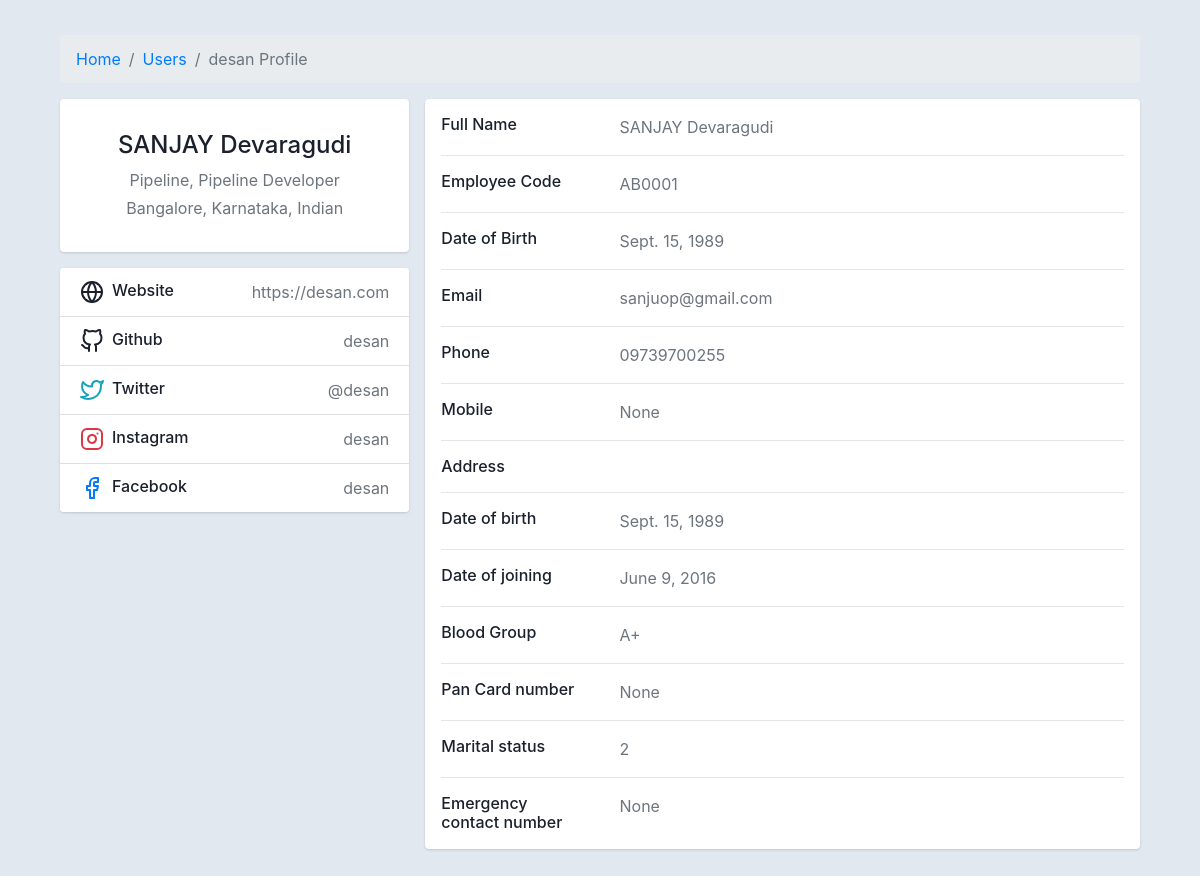
The page /users/AB0001/ on the database as committed earlier.
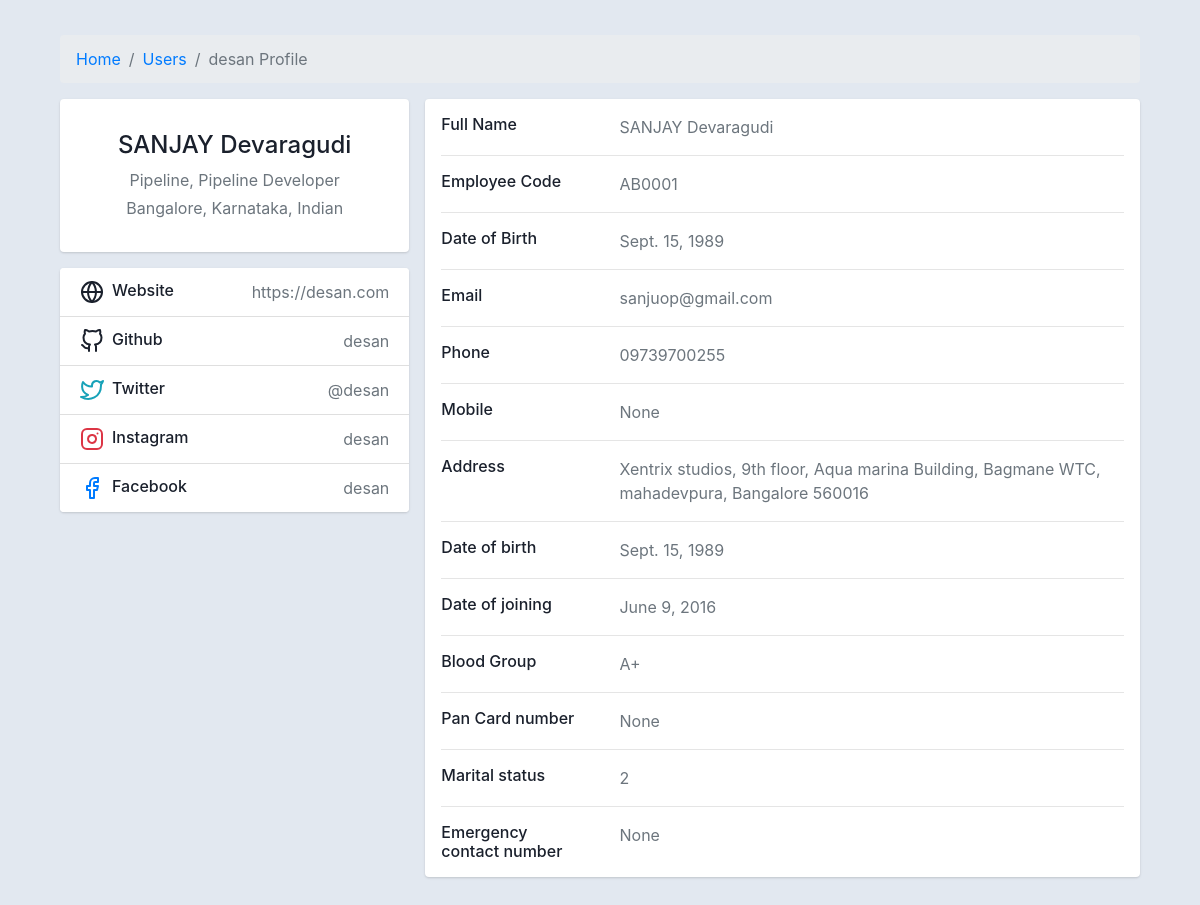
The same page on the database as committed later.
### userprofile/models.py (models this page shows, shortened)
class Profile(models.Model):
    MARITAL_STATUS_CHOICES = (
        ("1", 'Single'),
        ("2", 'Married'),
        ("3", 'Widowed'),
        ("4", 'Divorced'),
        ("5", 'Engaged')
    )
    GENDER_CHOICES = (
        ("1", 'MALE'),
        ("2", 'FEMALE'),
        ("3", 'OTHER')
    )
    user = models.OneToOneField(User, on_delete=models.CASCADE)
    image = models.ImageField(upload_to=user_image_path, default='media/default.png', null=True, blank=True,)
    employee_code = models.CharField(max_length=20, unique=True)
    middle_name = models.CharField(max_length=200, null=True, blank=True,)
    department = models.ForeignKey(Department, default=1, verbose_name='emp_department', on_delete=models.SET_DEFAULT)
    designation = models.CharField(max_length=50)
    skill_level = models.CharField(max_length=10)
    date_of_birth = models.DateField()
    birth_place = models.CharField(max_length=200)
    current_location = models.CharField(max_length=20)
    date_of_joining = models.DateField()
    gender = models.CharField(max_length=10, choices=GENDER_CHOICES)
    blood_group = models.CharField(max_length=10)
    alternate_email_id = models.EmailField(blank = True, null=True, max_length=50)
    permanent_address = models.TextField(null=True, blank = True)
    current_address = models.TextField(null=True, blank = True)
    personal_phone_number = models.CharField(max_length=50)
    alternate_phone_number = models.CharField(max_length=50, null=True, blank=True,)
    nationality = models.CharField(max_length=50, default="Indian")
    state = models.CharField(max_length=50, default="Karnataka")
    pan_number = models.CharField(max_length=50, null=True, blank=True,)
    passport_number = models.CharField(max_length=50, null=True, blank=True,)
    father_name = models.CharField(max_length=300, null=True, blank=True,)
    mother_name = models.CharField(max_length=300, null=True, blank=True,)
    marital_status = models.CharField(max_length=300, choices=MARITAL_STATUS_CHOICES, null=True, blank=True,)
    spouse_name = models.CharField(max_length=300, null=True, blank=True,)
    emergency_contact_number_1 = models.CharField(max_length=40, null=True, blank=True,)
    emergency_contact_number_2 = models.CharField(max_length=40, null=True, blank=True,)
    project_assigned = models.CharField(max_length=40, null=True, blank=True,)
    updated = models.DateTimeField(auto_now=True, auto_now_add=False)
    timestamp = models.DateTimeField(auto_now=False, auto_now_add=True)
    def get_full_name(self):
        return self.user.first_name + ' ' + self.user.last_name

class Department(models.Model):
    department = models.CharField(max_length=200)
    short_name = models.CharField(max_length=20, null=True, blank=True)
    department_type = models.CharField(max_length=20)
    updated = models.DateTimeField(auto_now=True, auto_now_add=False)
    timestamp = models.DateTimeField(auto_now=False, auto_now_add=True)
    def __str__(self):
        return self.department

### userprofile/views.py (the view)
# urls.py: path('<employee_code>/', UserDetail.as_view(), name="user_detail"),
class UserDetail(DetailView):
    context_object_name = 'user'
    model = Profile
    template_name = 'userprofile/user_detail.html'
    def get_object(self):
        return get_object_or_404(Profile, employee_code=self.kwargs["employee_code"])

### userprofile/templates/userprofile/user_detail.html (shortened to what this page needs)
<!DOCTYPE html>
<html lang="en">
<head>
    <link href="http://netdna.bootstrapcdn.com/bootstrap/4.4.1/css/bootstrap.min.css" rel="stylesheet">
</head>
<body>
<div class="container">
    <div class="main-body">
          <nav aria-label="breadcrumb" class="main-breadcrumb">
            <ol class="breadcrumb">
              <li class="breadcrumb-item"><a href="index.html">Home</a></li>
              <li class="breadcrumb-item"><a href="{% url 'users_list' %}">Users</a></li>
              <li class="breadcrumb-item active" aria-current="page">{{user.user.username}} Profile</li>
            </ol>
          </nav>
          <div class="row gutters-sm">
            <div class="col-md-4 mb-3">
              <div class="card">
                <div class="card-body">
                  <div class="d-flex flex-column align-items-center text-center">
                    <div class="mt-3">
                      <h4>{{user.get_full_name}}</h4>
                      <p class="text-secondary mb-1">{{user.department}}, {{user.designation}}</p>
                      <p class="text-muted font-size-sm">{{user.current_location}}, {{user.state}}, {{user.nationality}}</p>
                    </div>
                  </div>
                </div>
              </div>
              <div class="card mt-3">
                <ul class="list-group list-group-flush">
                  <li class="list-group-item d-flex justify-content-between align-items-center flex-wrap">
                    <h6 class="mb-0">Website</h6>
                    <span class="text-secondary">https://{{user.user.username}}.com</span>
                  </li>
                  <li class="list-group-item d-flex justify-content-between align-items-center flex-wrap">
                    <h6 class="mb-0">Github</h6>
                    <span class="text-secondary">{{user.user.username}}</span>
                  </li>
                  <li class="list-group-item d-flex justify-content-between align-items-center flex-wrap">
                    <h6 class="mb-0">Twitter</h6>
                    <span class="text-secondary">@{{user.user.username}}</span>
                  </li>
                  <li class="list-group-item d-flex justify-content-between align-items-center flex-wrap">
                    <h6 class="mb-0">Instagram</h6>
                    <span class="text-secondary">{{user.user.username}}</span>
                  </li>
                  <li class="list-group-item d-flex justify-content-between align-items-center flex-wrap">
                    <h6 class="mb-0">Facebook</h6>
                    <span class="text-secondary">{{user.user.username}}</span>
                  </li>
                </ul>
              </div>
            </div>
            <div class="col-md-8">
              <div class="card mb-3">
                <div class="card-body">
                  <div class="row">
                    <div class="col-sm-3">
                      <h6 class="mb-0">Full Name</h6>
                    </div>
                    <div class="col-sm-9 text-secondary">
                      {{user.get_full_name}}
                    </div>
                  </div>
                  <hr>
                  <div class="row">
                    <div class="col-sm-3">
                      <h6 class="mb-0">Employee Code</h6>
                    </div>
                    <div class="col-sm-9 text-secondary">
                      {{user.employee_code}}
                    </div>
                  </div>
                  <hr>
                  <div class="row">
                    <div class="col-sm-3">
                      <h6 class="mb-0">Date of Birth</h6>
                    </div>
                    <div class="col-sm-9 text-secondary">
                      {{user.date_of_birth}}
                    </div>
                  </div>
                  <hr>
                  <div class="row">
                    <div class="col-sm-3">
                      <h6 class="mb-0">Email</h6>
                    </div>
                    <div class="col-sm-9 text-secondary">
                      {{user.user.email}}
                    </div>
                  </div>
                  <hr>
                  <div class="row">
                    <div class="col-sm-3">
                      <h6 class="mb-0">Phone</h6>
                    </div>
                    <div class="col-sm-9 text-secondary">
                      {{user.personal_phone_number}}
                    </div>
                  </div>
                  <hr>
                  <div class="row">
                    <div class="col-sm-3">
                      <h6 class="mb-0">Mobile</h6>
                    </div>
                    <div class="col-sm-9 text-secondary">
                      {{user.alternate_phone_number}}
                    </div>
                  </div>
                  <hr>
                  <div class="row">
                    <div class="col-sm-3">
                      <h6 class="mb-0">Address</h6>
                    </div>
                    <div class="col-sm-9 text-secondary">
                      {{user.current_address  }}
                    </div>
                  </div>
                  <hr>
                  <div class="row">
                    <div class="col-sm-3">
                      <h6 class="mb-0">Date of birth</h6>
                    </div>
                    <div class="col-sm-9 text-secondary">
                      {{user.date_of_birth  }}
                    </div>
                  </div>
                  <hr>
                  <div class="row">
                    <div class="col-sm-3">
                      <h6 class="mb-0">Date of joining</h6>
                    </div>
                    <div class="col-sm-9 text-secondary">
                      {{user.date_of_joining}}
                    </div>
                  </div>
                  <hr>
                  <div class="row">
                    <div class="col-sm-3">
                      <h6 class="mb-0">Blood Group</h6>
                    </div>
                    <div class="col-sm-9 text-secondary">
                      {{user.blood_group}}
                    </div>
                  </div>
                  <hr>
                  <div class="row">
                    <div class="col-sm-3">
                      <h6 class="mb-0">Pan Card number</h6>
                    </div>
                    <div class="col-sm-9 text-secondary">
                      {{user.pan_number}}
                    </div>
                  </div>
                  <hr>
                  <div class="row">
                    <div class="col-sm-3">
                      <h6 class="mb-0">Marital status</h6>
                    </div>
                    <div class="col-sm-9 text-secondary">
                      {{user.marital_status}}
                    </div>
                  </div>
                  <hr>
                  <div class="row">
                    <div class="col-sm-3">
                      <h6 class="mb-0">Emergency contact number</h6>
                    </div>
                    <div class="col-sm-9 text-secondary">
                      {{user.emergency_contact_number_1}}
                    </div>
                  </div>
    </div>
</body>
</html>

### userprofile/templates/userprofile/user_detail.html (style rules this page uses)
body { margin-top:20px; color: #1a202c; text-align: left; background-color: #e2e8f0; }
.main-body { padding: 15px; }
.card { box-shadow: 0 1px 3px 0 rgba(0,0,0,.1), 0 1px 2px 0 rgba(0,0,0,.06); }
.card { position: relative; display: flex; flex-direction: column; min-width: 0; word-wrap: break-word; background-color: #fff; background-clip: border-box; border: 0 solid rgba(0,0,0,.125); border-radius: .25rem; }
.card-body { flex: 1 1 auto; min-height: 1px; padding: 1rem; }
.gutters-sm { margin-right: -8px; margin-left: -8px; }
.gutters-sm>.col, .gutters-sm>[class*=col-] { padding-right: 8px; padding-left: 8px; }
.mb-3, .my-3 { margin-bottom: 1rem!important; }

Rows that differ between the two databases and show on the page:
changed Profile "Pipeline Developer": current_address (not shown) → "Xentrix studios, 9th floor, Aqua marina Building, Bagmane WTC, mahadevpura, Bangalore 560016"
